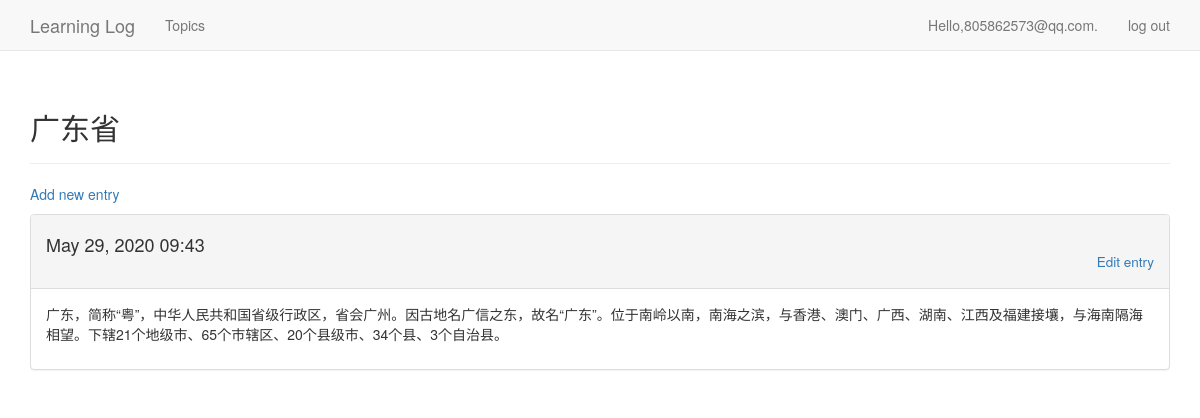
/topics/7/ (signed in), run on the app's committed database.
### learning_logs/models.py (models this page shows, shortened)
class Topic(models.Model):
    text = models.CharField(max_length = 200) # 限制字符长度200
    date_added = models.DateTimeField(auto_now_add = True)
    owner = models.ForeignKey(User,on_delete=models.CASCADE)
    def __str__(self):
        return self.text

class Entry(models.Model):
    topic = models.ForeignKey(Topic,on_delete=models.CASCADE) #外键,关联数据删除时删除关联
    text = models.TextField() # 不限制文字长度
    date_added = models.DateTimeField(auto_now_add = True)
    class Meta:
        verbose_name_plural = 'entries'

### learning_logs/views.py (the view)
# urls.py: re_path(r'^topics/(?P<topic_id>\d+)/$', views.topic, name='topic'),
@login_required
def topic(request,topic_id):
    topic = get_object_or_404(Topic,id=topic_id)
    if topic.owner != request.user:
        raise Http404
    entries = topic.entry_set.order_by('-date_added')
    context = {'topic':topic,'entries':entries}
    return render(request,'learning_logs/topic.html',context)

### learning_logs/templates/learning_logs/topic.html
{%extends "learning_logs/base.html"%}
{%load bootstrap3%}
{%block header%}
    <h2>{{topic}}</h2>
{%endblock header%}
{%block content%}
    <p>
        <a href="{%url 'learning_logs:new_entry' topic.id%}">Add new entry</a>
    </p>
    {%for entry in entries%}
        <div class="panel panel-default">
            <div class="panel-heading form-inline">
                <h4>
                    {{entry.date_added|date:'M d, Y H:i'}}
                    <small>
                        <div class="text-right"><a href="{%url 'learning_logs:edit_entry' entry.id%}">Edit entry</a></div>
                    </small>
                </h4>
            </div>
            <div class="panel-body">
                {{entry.text|linebreaks}}
            </div>
        </div>
        {%empty%}
        <h4>There are no entries for this topic yet.</h4>
    {%endfor%}
{%endblock content%}

### learning_logs/templates/learning_logs/base.html (shortened to what this page needs)
{%load bootstrap3%}
<!DOCTYPE html>
<html lang="en">
    <head>
        {%bootstrap_css%}
    </head>
    <body>
        <nav class="navbar navbar-default navbar-static-top">
            <div class="container">
                <div class="navbar-header">
                    <a class="navbar-brand" href="{% url 'learning_logs:index'%}">Learning Log</a>
                </div>
                <div id="navbar" class="navbar-collapse collapse">
                    <ul class="nav navbar-nav">
                        <li>
                            <a href="{% url 'learning_logs:topics'%}">Topics</a>
                        </li>
                    </ul>
                    <ul class="nav navbar-nav navbar-right">
                        {%if user.is_authenticated%}
                        <li><a>Hello,{{user.username}}.</a></li>
                        <li><a href="{%url 'users:logout'%}">log out</a></li>
                        {%else%}
                        <li><a href="{%url 'users:login'%}">log in </a></li>
                        <li><a href="{% url 'users:register' %}">register</a></li>
                        {%endif%}
                    </ul>
                </div>
            </div>
        </nav>
        <div class="container">
            <div class="page-header">
                {%block header%}{%endblock header%}
            </div>
            <div>
                {%block content%}{%endblock content%}
            </div>
        </div>
    </body>
</html>

### data on the page
Topic: text "广东省"
Entry: date_added "May 29, 2020 09:43", text "广东，简称“粤”，中华人民共和国省级行政区，省会广州。因古地名广信之东，故名“广东”。位于南岭以南，南海之滨，与香港、澳门、广西、湖南、江西及福建接壤，与海南隔海相望。下辖21个地级市、65个市辖区、20个县级市、34个县、3个自治县。"

### other printed values
{{ user.username }} "805862573@qq.com"
